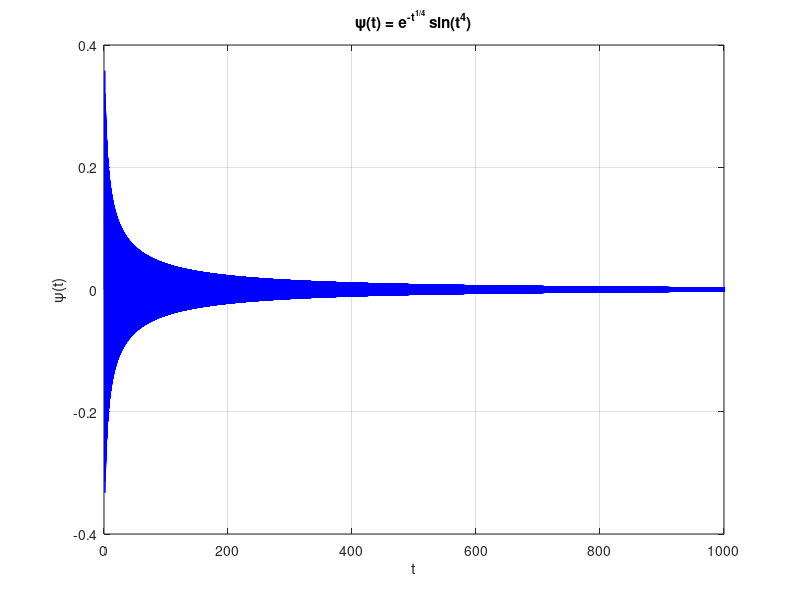

Source code (MATLAB):
% zero_moments_plot.m
% Reproduces Fig. 8.30: Highly oscillating function ψ(t) = e^{-t^(1/4)} * sin(t^4)
% and verifies that all moments are approximately zero

clear; clc; close all;

% === Step 1: Define time vector ===
t = (0:0.001:1000)';   % column vector, Δt = 0.001

% === Step 2: Define ψ(t) ===
psi = exp(-t.^(1/4)) .* sin(t.^4);

% === Step 3: Plot ψ(t) (match textbook figure) ===
figure('Color','w');
plot(t, psi, 'b', 'LineWidth', 1);
xlabel('t');
ylabel('\psi(t)');
ylim([-0.4 0.4]);
xlim([0 1000]);
title('\psi(t) = e^{-t^{1/4}} sin(t^4)');
grid on;

% Optional: Save figure (as in textbook)
print('-depsc', 'zeromoments.eps');

% === Step 4: Compute numerical moments ===
dt = 0.001;
moments = [3, 5, 7];   % example moment orders
fprintf('\nChecking zero moments property:\n');

for p = moments
    mom = t.^p .* psi;
    moment_value = dt * sum(mom);
    ratio = moment_value / max(abs(mom));
    fprintf('Moment M%d ≈ %.6e (normalized ratio ≈ %.6e)\n', p, moment_value, ratio);
end

disp('=> All computed moments are approximately zero (ratio << 1).');
